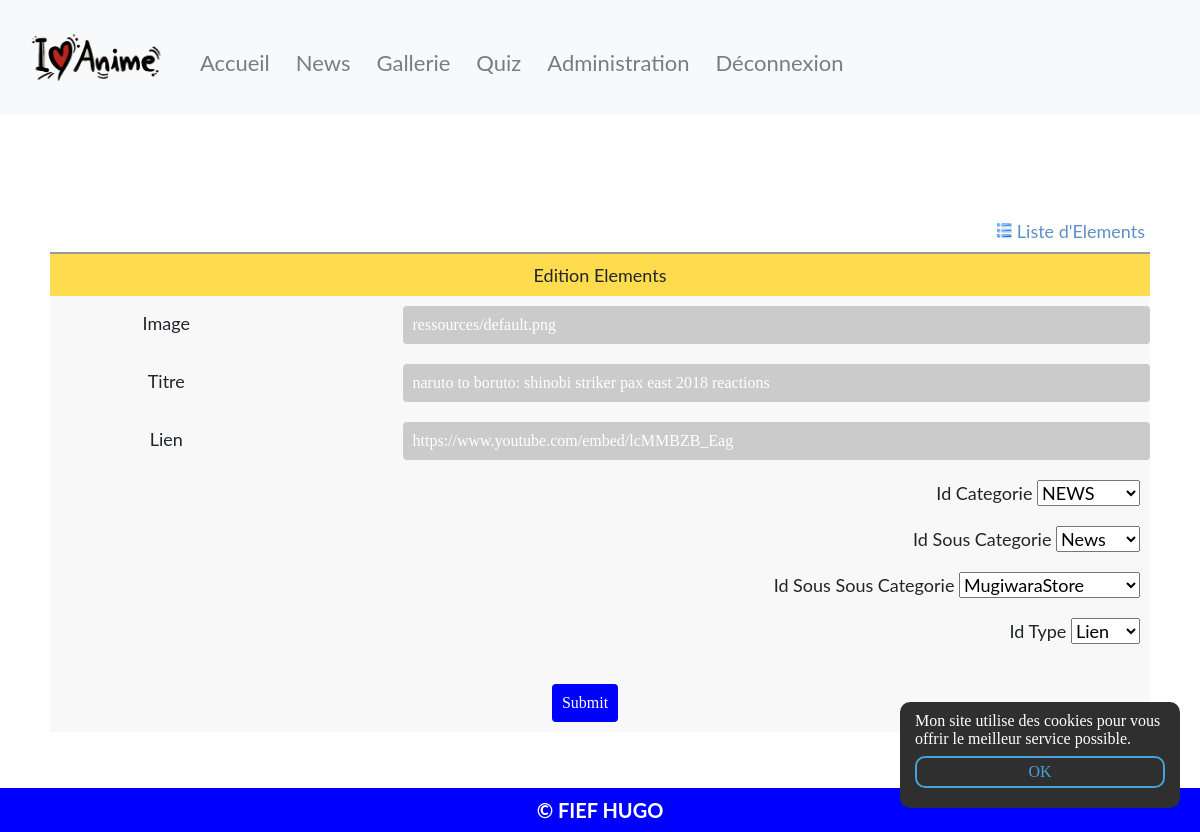
Page /crud/edit.php?id=2&type=element (signed in) on the committed database.
### tables this page shows
CREATE TABLE IF NOT EXISTS `element` (
  `id` int(11) NOT NULL AUTO_INCREMENT,
  `image` varchar(255) NOT NULL,
  `titre` varchar(255) NOT NULL,
  `lien` varchar(255) NOT NULL,
  `id_categorie` int(11) NOT NULL,
  `id_sous_categorie` int(11) NOT NULL,
  `id_sous_sous_categorie` int(11) NOT NULL,
  `id_type` int(11) NOT NULL,
  PRIMARY KEY (`id`)
);

### crud/edit.php (called while the page is built, shortened)
<?php
$elementList = Bdd::getInstance()->conn->query('SELECT * FROM `element` WHERE `id` = "' . $_GET['id'] . '"');
require_once("views/edit.view.php");
require_once('../include/footer.php');
?>

### include/class/Bdd.php (called while the page is built, shortened)
<?php
class Bdd
{
    private static $_instance = null;
    private function __construct()
    {
        $this->conn = new PDO('mysql:host=localhost;dbname=otaku;charset=utf8', 'root', '', array(PDO::ATTR_ERRMODE => PDO::ERRMODE_EXCEPTION));
    }
    public static function getInstance()
    {
        if (!static::$_instance) {
            static::$_instance = new Bdd();
        }
        return static::$_instance;
    }
}

### crud/views/edit.view.php (the view, shortened to what this page needs)
<div class="content">
    <form name="frmUser" method="post" action="">
        <div style="width: 100%;">
            <div style="padding-bottom:5px;">
                <a style="display: flex; justify-content: flex-end; align-items: center;" href="index.php" class="link">
                    <img style="display: block; margin-right: 5px;" alt='List' title='List'
                         src='../ressources/crud/list.png' width='15px' height='15px'/>
                    Liste d'Elements
                </a>
            </div>
            <table border="0" style="width: 100%; text-align: center;"
                   aria-describedby="édition résultats" class="tblSaveForm">
                <tr class="tableheader">
                    <td colspan="2">Edition Elements</td>
                </tr>
                <?php foreach ($elementList as $value) { ?>
                    <tr>
                        <td><label>Image</label></td>
                        <td>
                            <input class="form-control txtField" id="validationServer01"
                            type="text" placeholder="Image Url"
                            name="image" value="<?php echo $value['image']; ?>">
                        </td>
                    </tr>
                    <tr>
                        <td><label>Titre</label></td>
                        <td>
                            <input class="form-control txtField" id="validationServer01"
                            type="text" placeholder="Titre"
                            name="titre" value="<?php echo $value['titre']; ?>">
                        </td>
                    </tr>
                    <tr>
                        <td><label>Lien</label></td>
                        <td>
                            <input class="form-control txtField" id="validationServer01"
                            type="text" placeholder="Lien"
                            name="lien" value="<?php echo $value['lien']; ?>">
                        </td>
                    </tr>
                    <tr>
                        <td></td>
                        <td style="text-align: right;">
                            Id Categorie
                            <select name="id_categorie">
                                <?php
                                foreach (Bdd::getInstance()->conn->query('SELECT * FROM categorie') as $row) {
                                    echo '<option value="' . $row['id'] . '">' . $row['nom'] . '</option>';
                                }
                                ?>
                            </select>
                        </td>
                    </tr>
                    <tr>
                        <td></td>
                        <td style="text-align: right;">
                            Id Sous Categorie
                            <select name="id_sous_categorie">
                                <?php
                                foreach (Bdd::getInstance()->conn->query('SELECT * FROM sous_categorie') as $row) {
                                    echo '<option value="' . $row['id'] . '">' . $row['nom'] . '</option>';
                                }
                                ?>
                            </select>
                        </td>
                    </tr>
                    <tr>
                        <td></td>
                        <td style="text-align: right;">
                            Id Sous Sous Categorie
                            <select name="id_sous_sous_categorie">
                                <?php
                                foreach (Bdd::getInstance()->conn->query('SELECT * FROM sous_sous_categorie') as $row) {
                                    echo '<option value="' . $row['id'] . '">' . $row['nom'] . '</option>';
                                }
                                ?>
                            </select>
                        </td>
                    </tr>
                    <tr>
                        <td></td>
                        <td style="text-align: right;">
                            Id Type
                            <select name="id_type">
                                <?php
                                foreach (Bdd::getInstance()->conn->query('SELECT * FROM type') as $row) {
                                    echo '<option value="' . $row['id'] . '">' . $row['nom'] . '</option>';
                                }
                                ?>
                            </select>
                        </td>
                    </tr>
                <?php } ?>
                <tr>
                    <td colspan="2">
                        <input type="submit" name="submit" value="Submit" class="btnSubmit">
                    </td>
                </tr>
            </table>
        </div>
    </form>
</div>

### css/style.css (style rules this page uses)
* { box-sizing: border-box; }
html, body, div, span, applet, object, iframe, h1, h2, h3, h4, h5, h6, p, blockquote, pre, a, abbr, acronym, address, big, cite, code, del, dfn, em, img, ins, kbd, q, s, samp, small, strike, sub, sup, tt, var, b, u, i, dl, dt, dd, ol, ul, li, fieldset, form, label, legend, table, caption, tbody, tfoot, thead, tr, th, td, article, aside, canvas, details, embed, figure, figcaption, footer, header, hgroup, menu, nav, output, section, summary, time, mark, audio, video { margin: 0; padding: 0; border: 0; font-size: 100%; font: inherit; vertical-align: baseline; list-style: none; text-decoration: none; }
input[type=text], input[type=password] { background-color: #CBCBCB; color: white; border-style: none; padding: 10px; margin-left: 10px; }
input[type=submit] { background-color: blue; color: white; border: none; padding: 10px; }
input { font-family: cursive; font-weight: normal; font-size: 16px; }
.logform input, a { margin: 5px; }
form { display: flex; justify-content: center; flex-direction: column; align-items: center; }
form input { cursor: pointer; }
form input[type="submit"] { margin: 20px 30px 0 0; }
.tblSaveForm { border-top: 2px #999999 solid; background-color: #f8f8f8; }
.tableheader { background-color: #fedc4d; }
.btnSubmit { background-color: #fd9512; padding: 5px; border-color: #FF6600; border-radius: 4px; color: white; }
.txtField { padding: 5px; border: #fedc4d 1px solid; border-radius: 4px; }
.link { text-decoration: none; color: #5e8fc7; font-size: 11px; }
.content { margin-top: 100px; padding: 0 50px 50px; }
.content form { margin-bottom: 50px; }
.content a, .content td { font-family: 'Lato', sans-serif; font-size: 18px; }
.content input[type="text"] { cursor: auto; }

### crud/views/edit.view.php (style rules this page uses)
label { display: block; padding: 0 100px 0 0; font-size: 18px; }
td { padding: 10px; }

### rows in the picture
element: image "ressources/default.png", titre "naruto to boruto: shinobi striker pax east 2018 reactions", lien "https://www.youtube.com/embed/lcMMBZB_Eag"

### other values in the picture
form field id_categorie "NEWS"
form field id_sous_categorie "News"
form field id_sous_sous_categorie "MugiwaraStore"
form field id_type "Lien"
